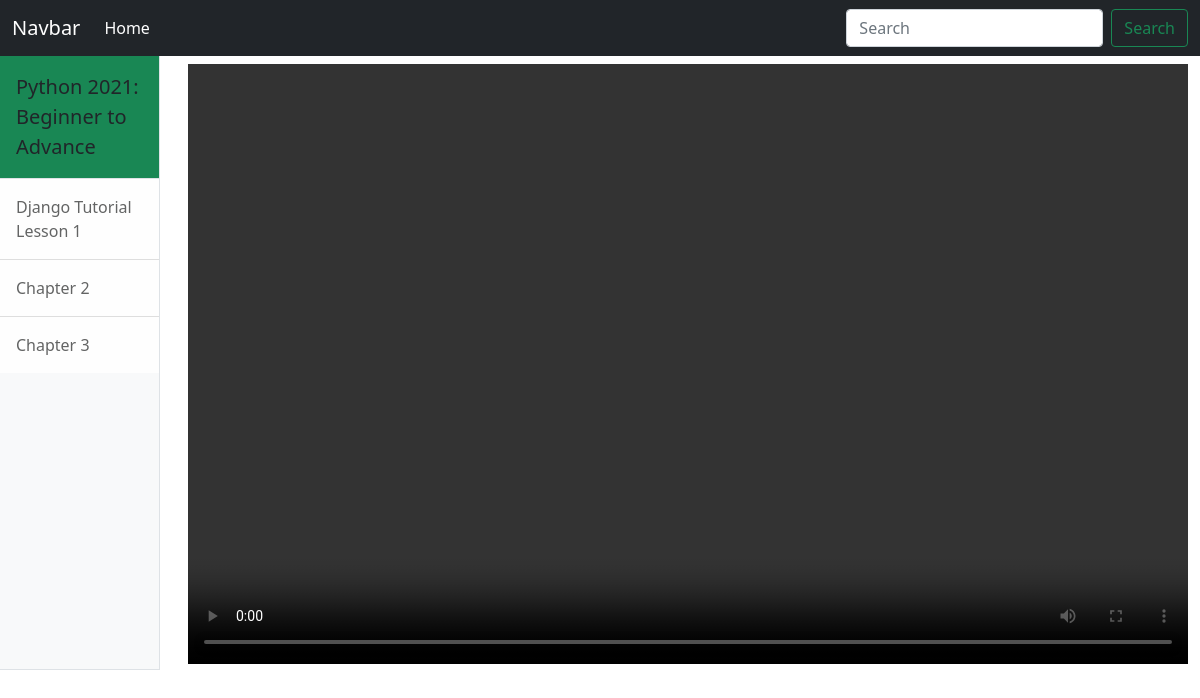
The app's page /view-course/bd60011b-38f7-4950-bfdf-469809ce3be0/ with its own data.
### courses/models.py (models this page shows, shortened)
class Course(models.Model):
    title = models.CharField(max_length=200, blank=False, null=False)
    featured_image = models.ImageField(null=True, blank=True, default='default.jpg')
    date_created = models.DateField(auto_now_add=True)
    id = models.UUIDField(default=uuid.uuid4, primary_key=True, unique=True, editable=False)
    type = models.ForeignKey(Membership, on_delete=models.CASCADE, null=True, blank=True)

class Chapter(models.Model):
    title = models.CharField(max_length=200, blank=False, null=False)
    featured_image = models.ImageField(null=True, blank=True, default='default.jpg')
    video_url = models.URLField(max_length=300)
    date_created = models.DateField(auto_now_add=True)
    id = models.UUIDField(default=uuid.uuid4, primary_key=True, unique=True, editable=False)
    Course_name = models.ForeignKey(Course, on_delete=models.CASCADE, null=True, blank=True)

### courses/views.py (the view)
# urls.py: path('view-course/<str:pk>/', views.viewCourse, name='view-course')
def viewCourse(request, pk):
    course = Course.objects.filter(id=pk).first()
    content = Chapter.objects.filter(Course_name = course)
    context = {'course': course, 'content': content}
    return render(request, "courses/course_index.html", context)

### courses/templates/courses/course_index.html (shortened to what this page needs)
{% extends 'main.html' %}
{% block content %}
<div class="d-flex" id="wrapper" >
  <div class="border-end border-bottom bg-light" style="width: 380px;" id="sidebar-wrapper">
    <a class="d-flex bg-success align-items-center flex-shrink-0 p-3 link-dark text-decoration-none border-bottom">
      <span class="fs-5 fw-semibold">{{course.title}}</span>
    </a>
      <div class="list-group list-group-flush">
        {% for chapter in content %}
          <a class="list-group-item list-group-item-action list-group-item-light p-3" href="#!">{{chapter.title}}</a>
          {% endfor %}
      </div>
  </div>
      <div class="container-fluid">
      <div class="pt-2 ps-3">
        <video
        id="my-video"
        class="video-js"
        controls
        preload="auto"
        width="1000"
        height="600"
        poster=""
        data-setup="{}"
      >
        <source src="http://techslides.com/demos/sample-videos/small.mp4" type="video/mp4" />
        <source src="MY_VIDEO.webm" type="video/webm" />
      </video>
    </div>
</div>
</div>
{% endblock %}

### records on screen
Course: title "Python 2021: Beginner to Advance"
Chapter: title "Django Tutorial Lesson 1"
Chapter: title "Chapter 2"
Chapter: title "Chapter 3"
